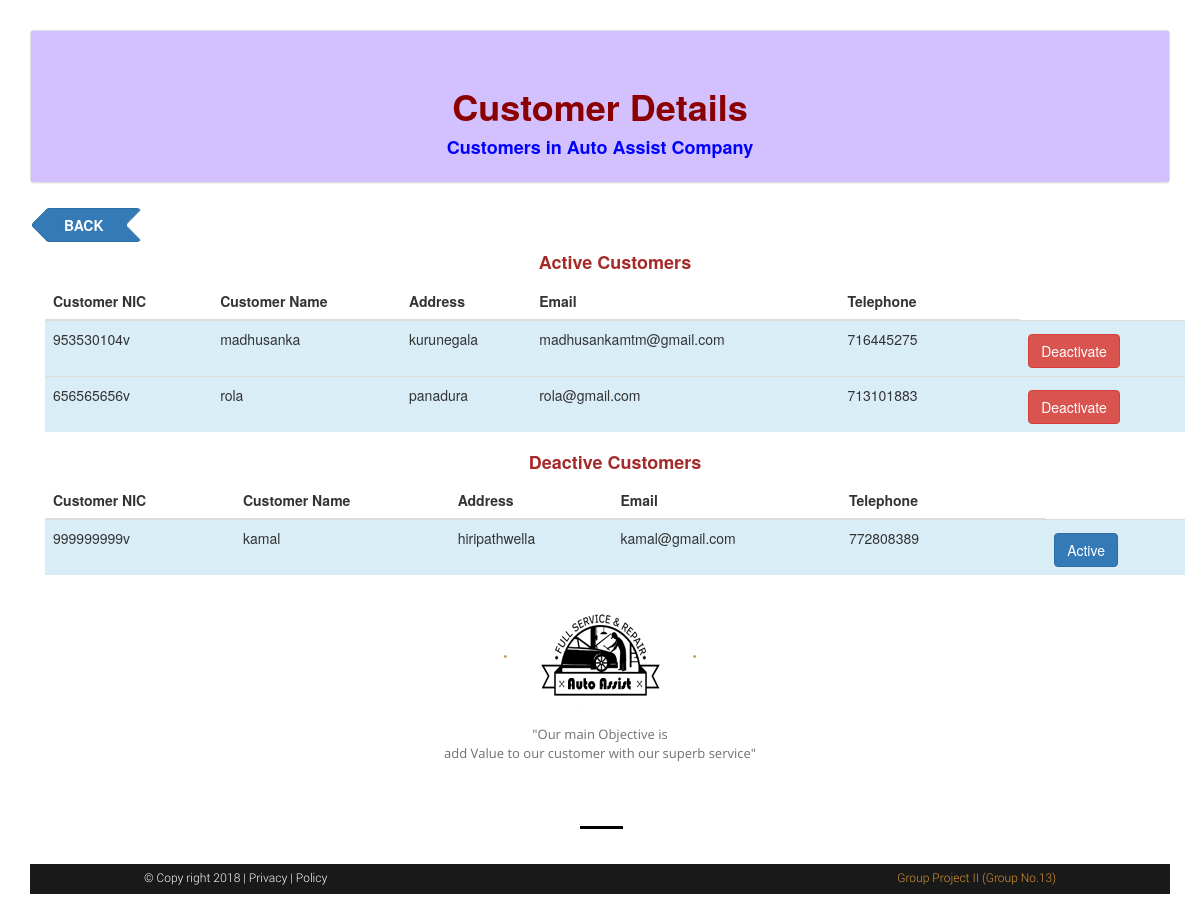
Page /cusdetails.php on the committed database.
### tables this page shows
CREATE TABLE `customer` (
  `reference_no` int(11) NOT NULL,
  `nic` varchar(30) NOT NULL,
  `customer_name` varchar(100) NOT NULL,
  `telephone` int(10) NOT NULL,
  `email` varchar(50) NOT NULL,
  `address` varchar(100) NOT NULL,
  `username` varchar(50) NOT NULL,
  `password` varchar(100) NOT NULL,
  `active` int(3) NOT NULL
);

### cusdetails.php (the view, shortened to what this page needs)
<!DOCTYPE html>
<html lang="en">
    <head>
        <link rel="stylesheet" type="text/css" href="style/slider.css">
        <link rel="stylesheet" type="text/css" href="style/mystyle.css">
        <link rel="stylesheet" type="text/css" href="style/contactstyle.css">
        <link rel="stylesheet" href="https://maxcdn.bootstrapcdn.com/bootstrap/3.3.7/css/bootstrap.min.css">
    </head>
    <body>
<div class="panel panel-default text-center">
                            <div class="panel-body" style="background-color:#d3c1ff;">
                                <p contenteditable="true">
                                <h1 align='center' style="color:darkred;"><b>Customer Details</b></h1></p>
                                <h4 style="color:blue;"><b>Customers in Auto Assist Company </b></h4>
                            </div>
                        </div>
        <div class="container">
 <a href="admin.php"><button type="button" class="btn btn-primary btn-arrow-left"><b>BACK</b></button></a>
 <h4 style="text-align:center;color: brown"><b>Active Customers</b></h4>
                <?php
                echo'<table class="table">';
                echo'<thead>';
                echo'<tr>';
                echo' <th>Customer NIC</th>';
                echo' <th>Customer Name</th>';
                echo' <th>Address</th>';
                echo' <th>Email</th>';
                echo' <th>Telephone</th>';
                echo' <th><th>';
                echo' </tr>';
                echo'  </thead>';
                echo'  <tbody>';
                $username = "root";
                $password = "";
                $hostname = "localhost";
                $db = "autoassit";
                $conn = mysqli_connect($hostname, $username, $password, $db)
                        or die("Unable to connect to MySQL");
                $result = mysqli_query($conn, "SELECT * FROM `customer` WHERE active='1'");
                    while ($row = mysqli_fetch_array($result)){
                    echo' <tr class="info">';
                    echo " <form action=\"customer_detailsupdate.php\" method=\"post\">";
                    echo"<td>$row[nic]</td><td>$row[customer_name]</td><td>$row[address]</td><td>$row[email]</td><td>$row[telephone]</td>";
                   echo "<td><input type=\"hidden\" name=\"nic\" value=$row[nic]></td>";
                    echo "<td><input type=\"hidden\" name=\"email\" value=$row[email]></td>";
                    echo "<td><input type=\"submit\" class=\"btn btn-danger\" name=\"action\" value=\"Deactivate\"></td>";
                   echo' </tr>  ';
                    }
                ?>
            </tbody>
                </table>
                <h4 style="text-align:center;color: brown"><b>Deactive Customers</b></h4>
                <?php
                echo'<table class="table">';
                echo'<thead>';
                echo'<tr>';
                echo' <th>Customer NIC</th>';
                echo' <th>Customer Name</th>';
                echo' <th>Address</th>';
                echo' <th>Email</th>';
                echo' <th>Telephone</th>';
                echo' <th><th>';
                echo' </tr>';
                echo'  </thead>';
                echo'  <tbody>';
                $result1 = mysqli_query($conn, "SELECT * FROM `customer` WHERE active='0'");
                    while ($row = mysqli_fetch_array($result1)){
                    echo' <tr class="info">';
                    echo " <form action=\"customer_detailsupdate.php\" method=\"post\">";
                    echo"<td>$row[nic]</td><td>$row[customer_name]</td><td>$row[address]</td><td>$row[email]</td><td>$row[telephone]</td>";
                   echo "<td><input type=\"hidden\" name=\"nic\" value=$row[nic]></td>";
                    echo "<td><input type=\"hidden\" name=\"email\" value=$row[email]></td>";
                    echo "<td><input type=\"submit\" class=\"btn btn-primary btn-flat\" name=\"action\" value=\"Active\"></td>";
                   echo' </tr>  ';
                    }
                ?>
            </tbody>
                </table>
        </div>
        <div class="bottommenu">
            <div class="bottomlogo">
                <span class="dotlogo">&bullet;</span><img src="image/logo1.png" alt="logo1"><span class="dotlogo">&bullet;</span>
            </div>
            <p>"Our main Objective is<br>
                add Value to our customer with our superb service"</p>
            <img src="image/line.png" alt="line"> <br>
            <div class="footer">
                <div class="copyright">
                    &copy; Copy right 2018 | <a href="#">Privacy </a>| <a href="#">Policy</a>
                </div>
                <div class="atisda">
                    <a href="#">Group Project II (Group No.13) </a>
                </div>
            </div>
        </div>
    </body>
</html>

### style/mystyle.css (style rules this page uses)
.bottommenu { position: relative; top:60px; }
.bottomlogo { text-align: center; }
.dotlogo { font-size: 12px; color: #C59E47; padding-right: 78px; padding-left: 78px; }
.bottommenu>p { text-align: center; font-family: "OpenSans Regular"; font-size: 13px; color: #707070; padding-top: 05px; }
.bottommenu>img { padding-left:50%; margin-left: -20px; margin-bottom: 35px; margin-top: 54px; }
@media screen and (min-width: 481px) and (max-width: 1200px) { .dotlogo { padding-right: 30px; padding-left: 30px; } }
@media screen and (min-width: 481px) and (max-width: 1200px) { .bottommenu { top:0px; } }
.footer { background-color: #191919; color: #fff; font-family: "Roboto Light"; font-size: 12px; width: 100%; height: 30px; }
.copyright { float:left; padding-left: 10%; padding-top: 5px; }
.atisda { float: right; padding-right: 10%; padding-top: 5px; text-decoration: none; }
.copyright>a { color: #fff; border: 0px; }
.atisda>a { color: #d99735; border: 0px; }

### cusdetails.php (style rules this page uses)
body { padding: 30px; }
.btn { margin-top: 5px; }
.btn-arrow-right, .btn-arrow-left { position: relative; padding-left: 18px; padding-right: 18px; }
.btn-arrow-left { padding-right: 36px; }
.btn-arrow-right:before, .btn-arrow-right:after, .btn-arrow-left:before, .btn-arrow-left:after { content: ""; position: absolute; top: 5px; width: 22px; height: 22px; background: inherit; border: inherit; border-left-color: transparent; border-bottom-color: transparent; border-radius: 0px 4px 0px 0px; -webkit-border-radius: 0px 4px 0px 0px; -moz-border-radius: 0px 4px 0px 0px; }
.btn-arrow-left:before, .btn-arrow-left:after { transform: rotate(225deg); -webkit-transform: rotate(225deg); -moz-transform: rotate(225deg); -o-transform: rotate(225deg); -ms-transform: rotate(225deg); }
.btn-arrow-right:before, .btn-arrow-left:before { left: -11px; }
.btn-arrow-right:after, .btn-arrow-left:after { right: -11px; }
.btn-arrow-right:after, .btn-arrow-left:before { z-index: 1; }
.btn-arrow-right:before, .btn-arrow-left:after { background-color: white; }

### rows in the picture
customer: nic "953530104v", customer_name "madhusanka", address "kurunegala", email "madhusankamtm@gmail.com", telephone "716445275"
customer: nic "656565656v", customer_name "rola", address "panadura", email "rola@gmail.com", telephone "713101883"
customer: nic "999999999v", customer_name "kamal", address "hiripathwella", email "kamal@gmail.com", telephone "772808389"
